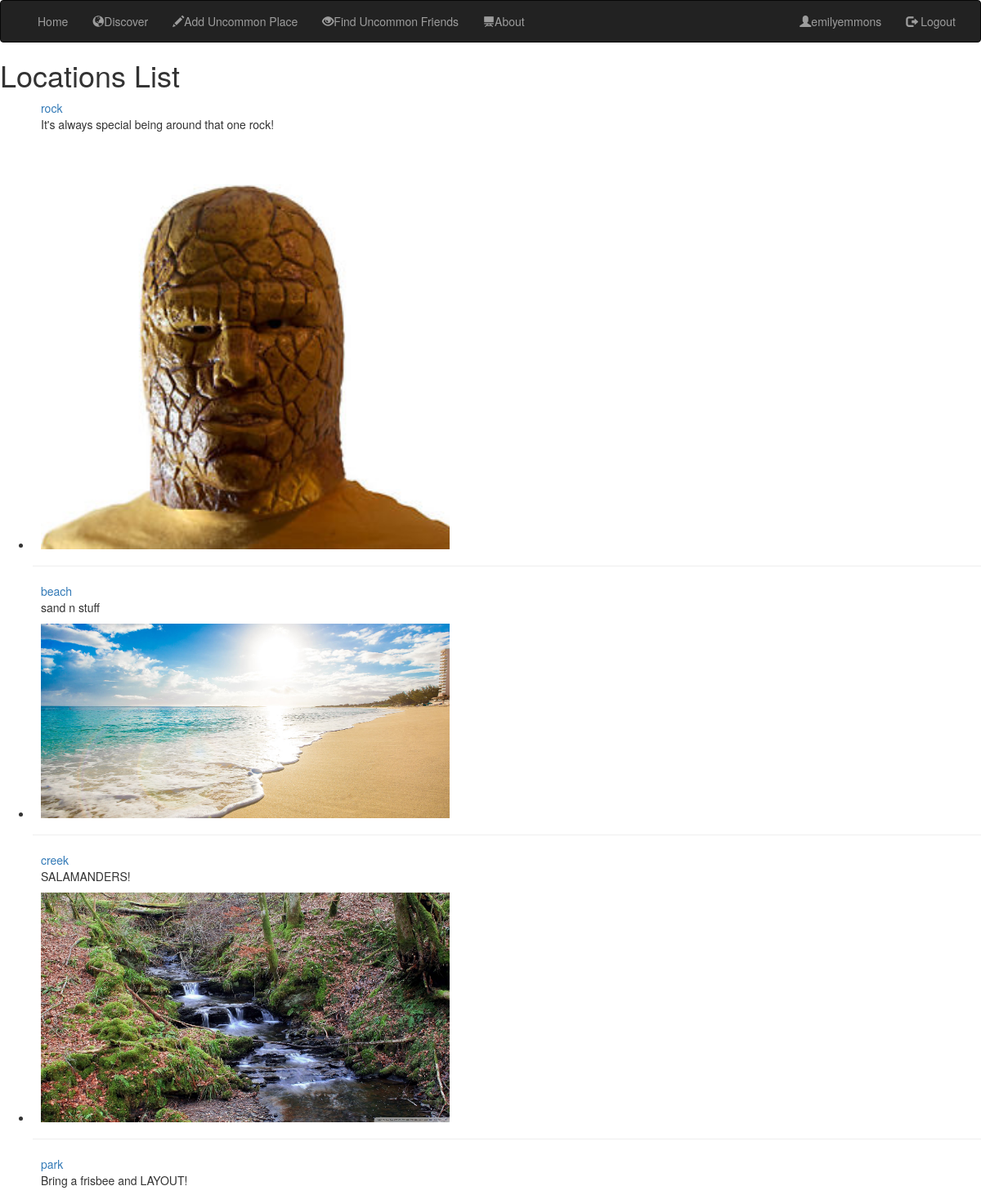
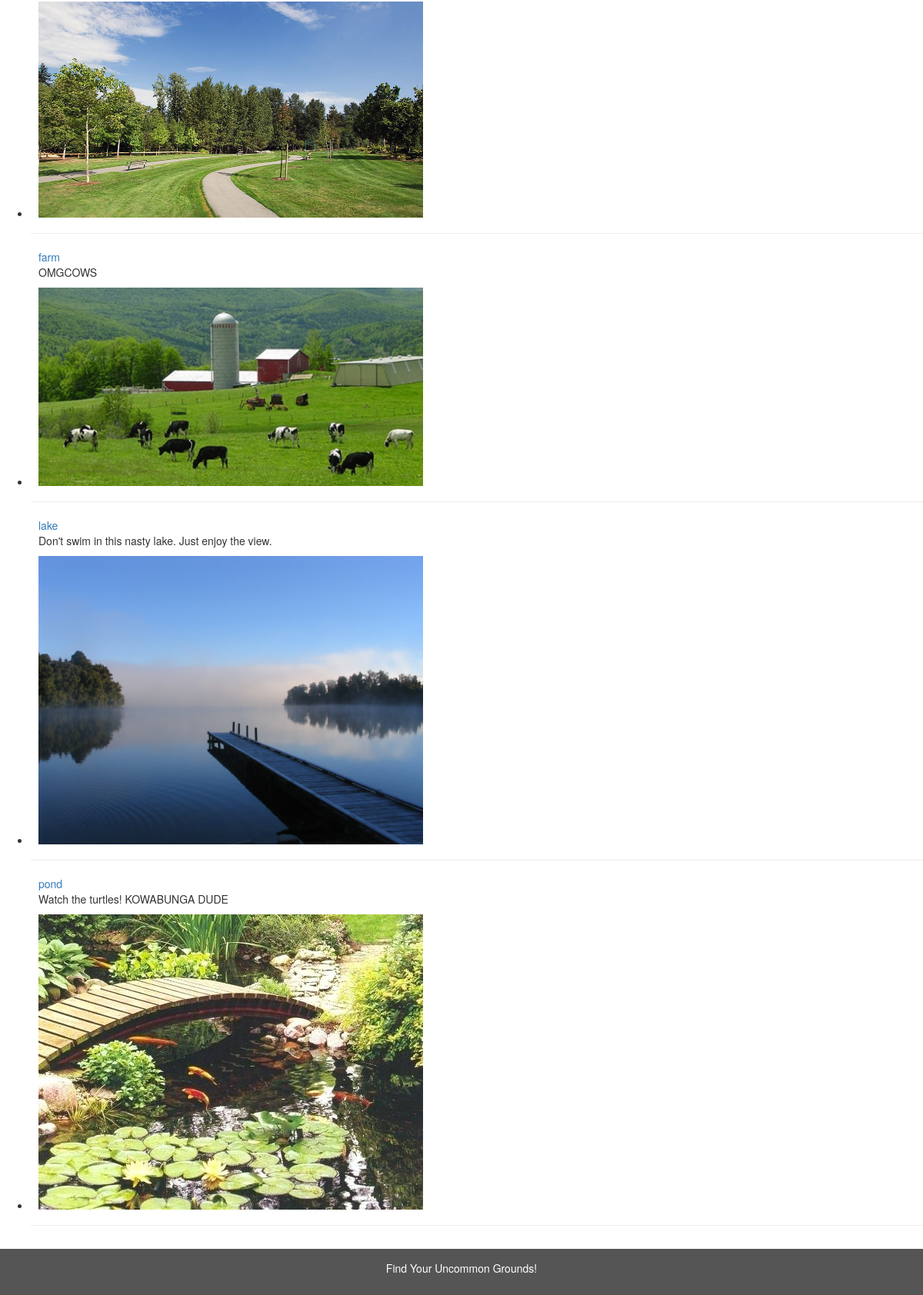
/UncommonGrounds/locations/ (signed in), run on the app's committed database (2 pictures, top to bottom).
### UncommonGrounds/models.py (models this page shows, shortened)
class Location(models.Model):
    name = models.CharField(max_length=100, help_text="Enter the name of location")
    """GPS_coordinates = """
    contributor = models.ForeignKey('Profile', on_delete=models.SET_NULL, null=True)
    description = models.TextField(max_length=1000, help_text="Brief description of location")
    tags = models.ManyToManyField(Tag)
    RATING = (
        (0, ' '),
        (1, '*'),
        (2, '**'),
        (3, '***'),
        (4, '****'),
        (5, '*****'),
    )
    ratings = models.IntegerField(choices=RATING, blank=True, default=' ')
    popularity = models.IntegerField()
    added = models.DateTimeField(auto_now_add=True)
    comments = models.ForeignKey('Comment', related_name="loc_comments", on_delete=models.SET_NULL, null=True)
    image = models.ImageField(upload_to = 'location_images/')
    def get_absolute_url(self):
        return reverse('location-detail', args=[str(self.id)])

### UncommonGrounds/views.py (the view)
# urls.py: path('locations/', views.LocationListView.as_view(), name='locations'),
class LocationListView(generic.ListView):
    model = Location

### UncommonGrounds/templates/UncommonGrounds/location_list.html (shortened to what this page needs)
{% extends "base_generic.html" %}
{% block content %}
{% load static %}
  <h1>Locations List</h1>
  {% if location_list %}
  <ul>
    {% for location in location_list %}
    <li>
      <div class="media">
        <div class="media-left">
        </div>
        <div class="media-body">
          <a href="{{ location.get_absolute_url }}">{{ location.name }}</a>
          <p>{{ location.description }}</p>
          <img src='{% static location.name|add:".jpg" %}' width="500px" />
        </div>
      <hr>
      </div>
    </li>
    {% endfor %}
  </ul>
  {% else %}
    <p>There are no locations added yet!</p>
  {% endif %}
{% endblock %}

### UncommonGrounds/templates/base_generic.html (shortened to what this page needs)
<!DOCTYPE html>
<html lang="en">
<head>
  <link rel="stylesheet" href="https://maxcdn.bootstrapcdn.com/bootstrap/3.3.7/css/bootstrap.min.css">
  {% load static %}
  <link rel="stylesheet" href="{% static 'css/styles.css' %}">
</head>
<body>
<nav class="navbar navbar-inverse">
  <div class="container-fluid">
    <div class="collapse navbar-collapse" id="myNavbar">
      <ul class="nav navbar-nav">
        <li><a href="{% url 'discover' %}">Home</a></li>
        <li><a href="{% url 'locations' %}"><span class="glyphicon glyphicon-globe"></span>Discover</a></li>
        <li><a href="#"><span class="glyphicon glyphicon-pencil"></span>Add Uncommon Place</a></li>
        <li><a href="{% url 'profiles' %}"><span class="glyphicon glyphicon-eye-open"></span>Find Uncommon Friends</a></li>
        <li><a href="{% url 'about' %}"><span class="glyphicon glyphicon-blackboard"></span>About</a></li>
      </ul>
      <ul class="nav navbar-nav navbar-right">
        {% if user.is_authenticated %}
          <li><a href="{% url 'profile' %}"><span class="glyphicon glyphicon-user"></span>{{ user.get_username }}</a></li>
          <li><a href="{% url 'logout'%}"><span class="glyphicon glyphicon-log-out"></span> Logout</a></li>
        {% else %}
          <li><a href="{% url 'addUser' %}"><span class="glyphicon glyphicon-user"></span> Sign Up</a></li>
          <li><a href="{% url 'login' %}"><span class="glyphicon glyphicon-log-in"></span> Login</a></li>
        {% endif %}
      </ul>
    </div>
  </div>
</nav>
{% block content %}{% endblock %}
<footer class="container-fluid text-center">
  <p>Find Your Uncommon Grounds!</p>
</footer>
</body>
</html>

### UncommonGrounds/static/css/styles.css (style rules this page uses)
footer { background-color: #555; color: white; padding: 15px; }

### data on the page
Location: name "rock", description "It's always special being around that one rock!", name (picture)
Location: name "beach", description "sand n stuff", name (picture)
Location: name "creek", description "SALAMANDERS!", name (picture)
Location: name "park", description "Bring a frisbee and LAYOUT!", name (picture)
Location: name "farm", description "OMGCOWS", name (picture)
Location: name "lake", description "Don't swim in this nasty lake. Just enjoy the view.", name (picture)
Location: name "pond", description "Watch the turtles! KOWABUNGA DUDE", name (picture)

### other printed values
{{ user.get_username }} "emilyemmons"
